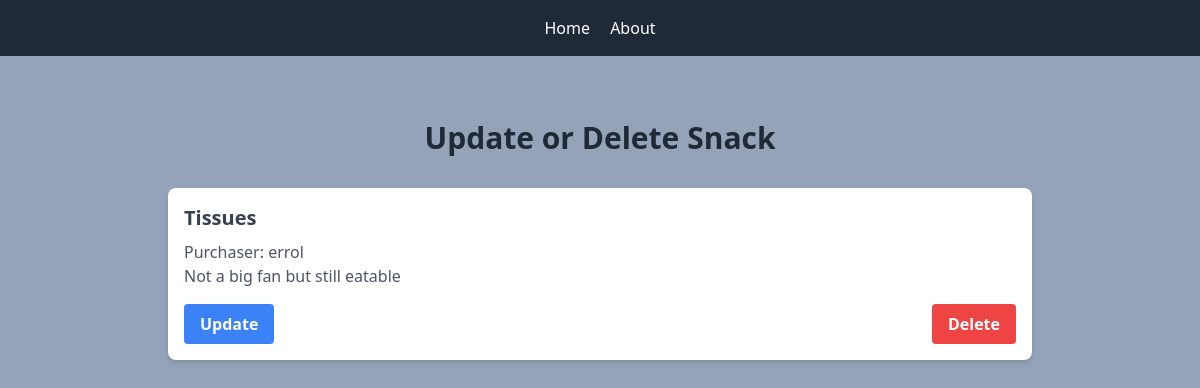
/6/, run on the app's committed database.
### snacks/models.py (models this page shows, shortened)
class Snack(models.Model):
    title = models.CharField(max_length=256)
    purchaser = models.ForeignKey(get_user_model(), on_delete=models.CASCADE)
    description = models.TextField()

### snacks/views.py (the view)
# urls.py: path('<int:pk>/', SnackDetailView.as_view(), name='snack_detail'),
class SnackDetailView(DetailView):
    template_name = 'snack_detail.html'
    model = Snack

### templates/snack_detail.html
{% extends 'base.html' %}
{% block content %}
<div class="max-w-4xl mx-auto py-8 px-4">
    <h1 class="text-3xl font-bold text-center text-gray-800 mb-8">Update or Delete Snack</h1>
    <div class="mb-6 p-4 bg-white shadow-md rounded-lg">
        <h2 class="text-xl font-semibold text-gray-700">{{ snack.title }}</h2>
        <p class="mt-2 text-gray-600">Purchaser: {{ snack.purchaser }}</p>
        <p class="text-gray-600">{{ snack.description }}</p>
        <div class="flex justify-between mt-4">
            <a href="{% url 'snack_update' snack.pk %}" class="bg-blue-500 hover:bg-blue-700 text-white font-bold py-2 px-4 rounded transition duration-150 ease-in-out">Update</a>
            <a href="{% url 'snack_delete' snack.pk %}" class="bg-red-500 hover:bg-red-700 text-white font-bold py-2 px-4 rounded transition duration-150 ease-in-out">Delete</a>
        </div>
    </div>
</div>
{% endblock content %}

### data on the page
Snack: title "Tissues", purchaser "errol", description "Not a big fan but still eatable"
